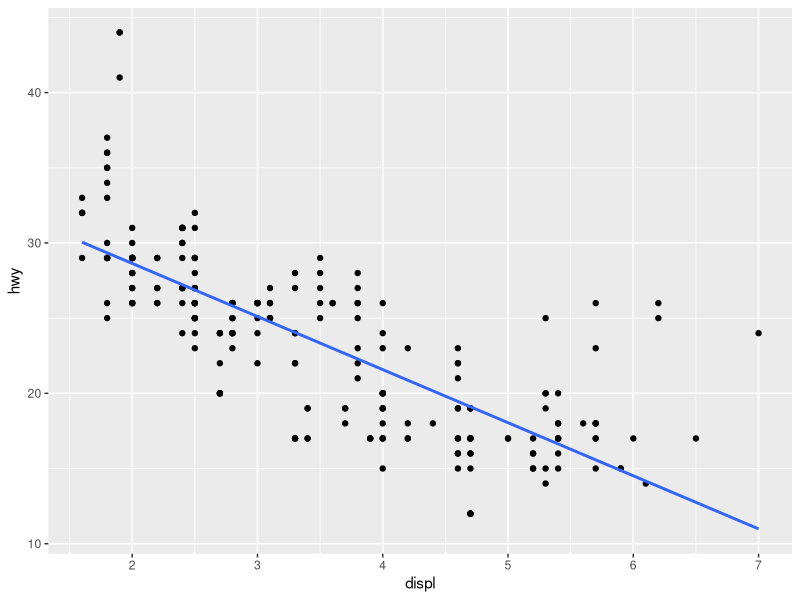
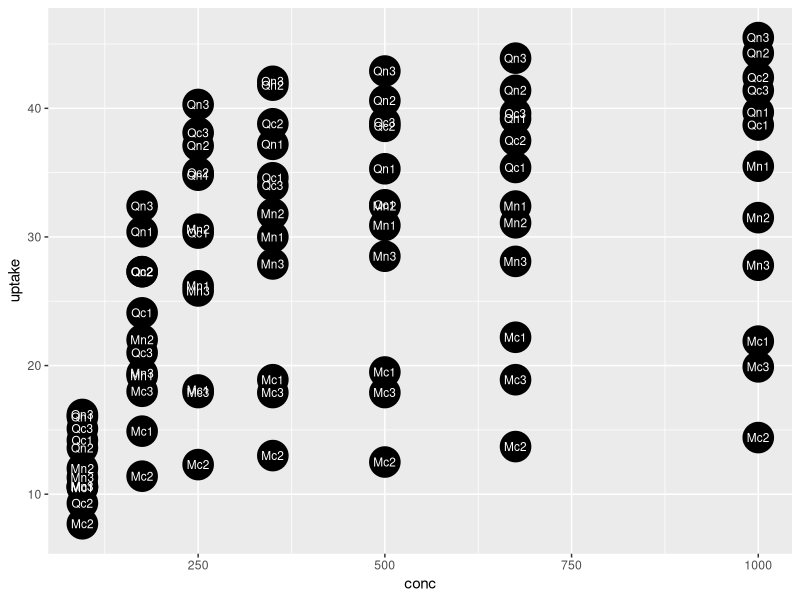

Write the R code that produced these figures, in order.
# Creation date: 
#   2015-08-22
# Created by:
#   HS
# Objective:
#   create example data
# Usage:
#
# Input:
#   FIXME - variables to be changed within the function
# Output:
#   data frame with Var x, y

##ggplot2
##dotplot with smoothed data overlay
	##ordering data
library(ggplot2)
ggplot(mpg, aes(displ, hwy)) + 
  geom_point() + 
  stat_smooth(method="lm" , level=0) # method = lm, glm, gam, loess, rlm
  
  
  
  ##ggplot2
##create background behind text written in the plot
library(ggplot2)
ggplot(data = CO2,aes(x = conc, y = uptake)) + 
  geom_point(size = 10) +
  geom_text(data = CO2,aes(x = conc, y = uptake, label = Plant), size = 3, col = "white") +
  geom_rect(data = CO2, aes(xmin = conc -.4, xmax = conc + .4, ymin = uptake - .4, ymax = uptake + .4),  alpha=0.1) 
